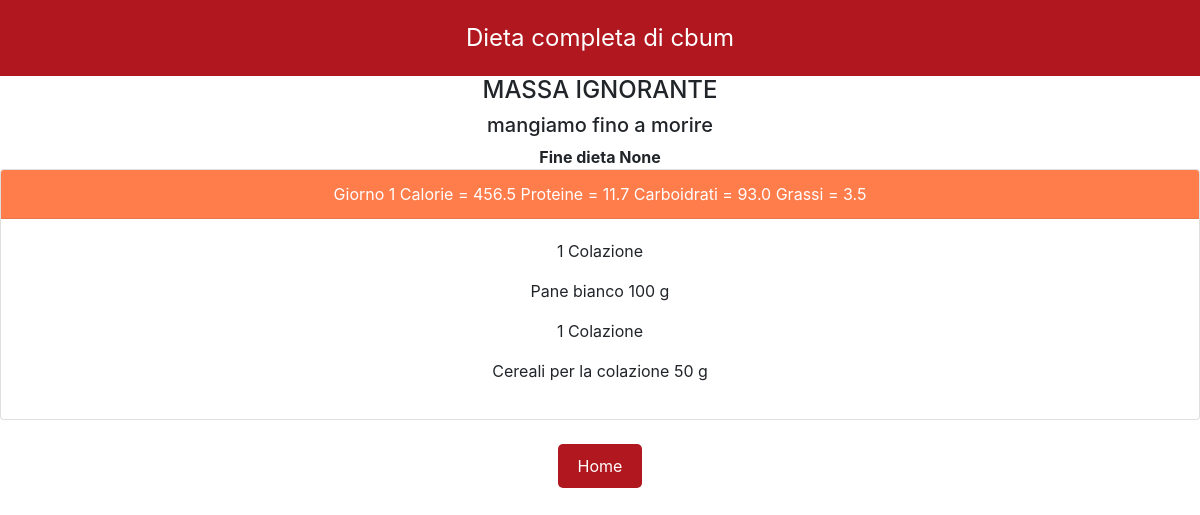
Page /diet/mostradietauser/2/ on the committed database.
### Diet/models.py (models this page shows, shortened)
class Dieta(models.Model):
    my_user = models.ForeignKey('Users.MyUser', on_delete=models.CASCADE, db_column='my_user_id')
    tipologia = models.CharField(max_length=30)
    descrizione = models.CharField(max_length=300, blank=True)
    data_inizio = models.DateField(null=True, blank=True)
    data_fine = models.DateField(null=True, blank=True)

class GiornoDieta(models.Model):
    giorno = models.IntegerField(unique=True, auto_created=True)
    dieta = models.ForeignKey(Dieta, on_delete=models.CASCADE)
    proteine = models.FloatField(default=0)
    carboidrati = models.FloatField(default=0)
    grassi = models.FloatField(default=0)
    cal = models.FloatField(default=0)
    def get_macro(self):
        return "Calorie = " + str(self.cal) + " Proteine = " + str(
            self.proteine) + " Carboidrati = " + str(self.carboidrati) + " Grassi = " + str(self.grassi)

class DettaglioGiornoAlimento(models.Model):
    alimento = models.ForeignKey(Alimento, on_delete=models.CASCADE)
    giorno = models.ForeignKey(GiornoDieta, on_delete=models.CASCADE)
    pasto = models.CharField(max_length=15, choices=SCELTA_PASTI, default='Sgarro')
    quantita = models.IntegerField(default=0)
    class Meta:
        ordering = ['pasto']

class Alimento(models.Model):
    nome = models.CharField(max_length=35, unique=True)
    proteine = models.FloatField(default=0)
    carboidrati = models.FloatField(default=0)
    grassi = models.FloatField(default=0)
    cal = models.FloatField(default=0)
    class Meta:
        verbose_name_plural = "Alimenti"
        ordering = ['nome']

### Users/models.py (models this page shows)
class MyUser(AbstractUser):
    sesso = models.CharField(max_length=10, choices=SESSO)
    peso = models.FloatField(blank=True, null=True)
    altezza = models.FloatField(blank=True, null=True)
    tipo_abbonamento = models.IntegerField(default=1)
    fine_abbonamento = models.DateField(blank=True, null=True)
    immagine_profilo = models.ImageField(upload_to="fotouser/", blank=True)
    obiettivo = models.CharField(max_length=400, blank=True, null=True)

### Diet/views.py (the view)
# urls.py: path('mostradietauser/<pk>/', MostraDietaUser.as_view(), name="mostradietauser"),
class MostraDietaUser(DetailView):
    model = Dieta
    template_name = "Diet/mostradietautente.html"
    context_object_name = "dieta"  # Nome dell'oggetto nel template
    def get_user(self):
        pk = self.kwargs.get('pk')
        my_user = MyUser.objects.get(pk=pk)
        return my_user
    def get_object(self, queryset=None):
        try:
            user = self.get_user()
            dieta = Dieta.objects.filter(my_user=user).latest('pk')
            return dieta
        except Dieta.DoesNotExist:
            print("la dieta non esiste")
            print(Exception)
    def get_context_data(self, **kwargs):
        context = super().get_context_data(**kwargs)
        dieta = self.get_object()
        dett = []
        giorni_dieta = GiornoDieta.objects.filter(dieta=dieta)
        for giorno_dieta in giorni_dieta:
            dettagli = DettaglioGiornoAlimento.objects.filter(giorno=giorno_dieta)
            dett.extend(dettagli)
        context['dettagli'] = dett
        context['giorni_dieta'] = giorni_dieta
        context['my_user'] = self.get_user()
        context['dieta'] = dieta
        return context

### Diet/templates/Diet/mostradietautente.html (shortened to what this page needs)
{% extends 'base.html' %}
{% load static %}
{% block content %}
    {% if dieta %}
        <div class="text_red"> Dieta completa di {{ dieta.my_user.username }} </div>
        <div style="text-align: center;">
            <h4> {{ dieta.tipologia.upper }}</h4>
            <h5> {{ dieta.descrizione }}</h5>
            <strong> Fine dieta {{ dieta.data_fine }}</strong>
            {% for giorno in giorni_dieta %}
                <div class="card">
                    <div class="card-header"> Giorno  {{ giorno.giorno }} {{ giorno.get_macro }} </div>
                    <div class="card-body">
                        {% for dettaglio in dettagli %}
                            {% if dettaglio.giorno == giorno %}
                                <p>{{ dettaglio.pasto }}</p>
                                <p> {{ dettaglio.alimento.nome }} {{ dettaglio.quantita }} g</p>
                            {% endif %}
                        {% endfor %}
                    </div>
                </div>
            {% endfor %}
        </div>
        <br>
        <div class="div-pulsanti">
            <a href="{% url 'home_login' %}" class="pulsante-rosso">Home </a>
        </div>
        <br>
    {% endif %}
{% endblock %}

### static/style/style.css (style rules this page uses)
.text_red { background-color: #B0171F; padding: 20px; color: white; font-size: 24px; text-align: center; }
.pulsante-rosso { background-color: #B0171F; color: white; padding: 10px 20px; border: none; border-radius: 5px; cursor: pointer; }
.div-pulsanti { display: flex; justify-content: center; align-items: center; }

### Diet/templates/Diet/mostradietautente.html (style rules this page uses)
.div-pulsanti { display: flex; justify-content: center; align-items: center; }
.card-header { background-color:#FF4500; opacity: 0.7; color: white; }

### rows in the picture
Dieta: my_user.username "cbum", tipologia "MASSA IGNORANTE", descrizione "mangiamo fino a morire", data_fine "None"
GiornoDieta: giorno "1", get_macro "Calorie = 456.5 Proteine = 11.7 Carboidrati = 93.0 Grassi = 3.5"
DettaglioGiornoAlimento: pasto "1 Colazione", alimento.nome "Pane bianco", quantita "100"
DettaglioGiornoAlimento: pasto "1 Colazione", alimento.nome "Cereali per la colazione", quantita "50"
